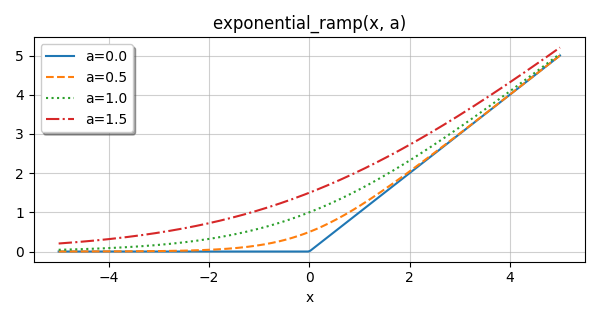

Here is the Python script that generated this plot:
import numpy as np
import matplotlib.pyplot as plt

from ufunclab import exponential_ramp


x = np.linspace(-5, 5, 250)

plt.figure(figsize=(6, 3.2))

for a, ls in [(0.0, '-'), (0.5, '--'), (1.0, ':'), (1.5, '-.')]:
    plt.plot(x, exponential_ramp(x, a), ls, label=f'{a=}')

plt.title('exponential_ramp(x, a)')
plt.xlabel('x')
plt.grid(alpha=0.6)
plt.legend(framealpha=1, shadow=True)
plt.tight_layout()
# plt.show()
plt.savefig('exponential_ramp_demo.png')
